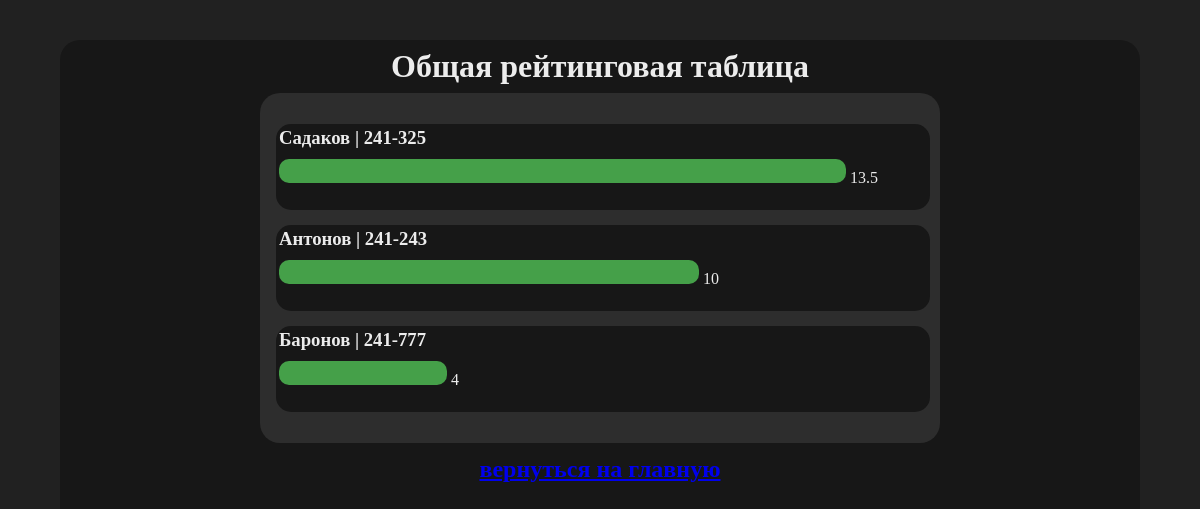
Page /global-table on the earlier database version.
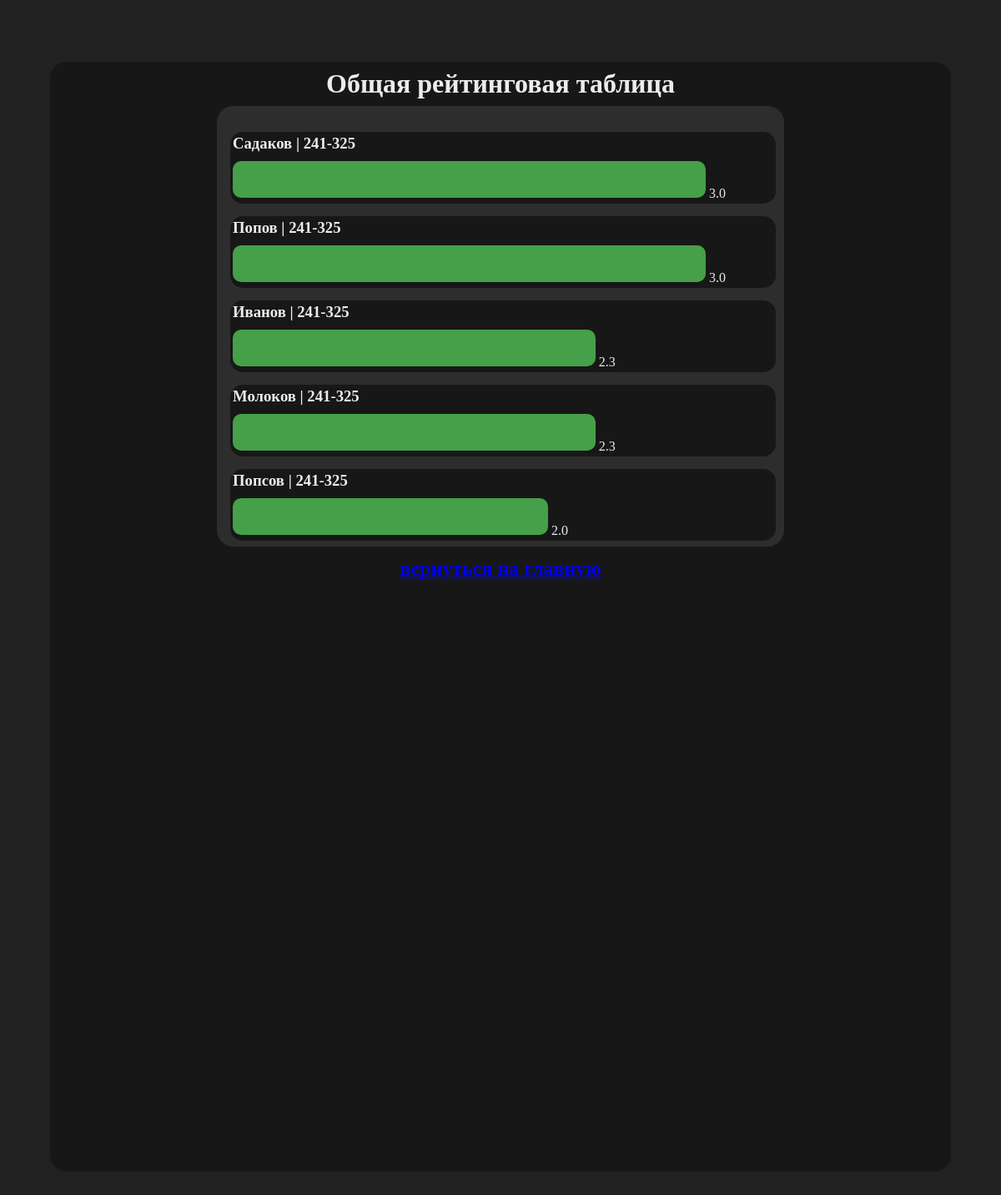
Same page on the later database version.
### tables this page shows
CREATE TABLE verifyed_users (
            id INTEGER PRIMARY KEY AUTOINCREMENT,
            login TEXT NOT NULL,
            group_num TEXT NOT NULL,
            password TEXT NOT NULL,
            lab1 FLOAT DEFAULT 0.0,
            lab2 FLOAT DEFAULT 0.0,
            lab3 FLOAT DEFAULT 0.0,
            lab4 FLOAT DEFAULT 0.0,
            rating FLOAT DEFAULT 0.0
        );

### app/routes/user_routes.py (the view)
@bp.route('/global-table', methods=["GET"])
def global_tabel():
    keys, max_rating, dataForm = get_keys_n_users_info()
    return render_template("global-table.html", dataForm=dataForm, max_rating=max_rating, username=session.get('user'))

### app/templates/global-table.html (shortened to what this page needs)
<html lang="en">
<head>
    <link rel="stylesheet" href="../src/css/profile.css">
</head>
<body>
    <div class="profile-div">
        <h1>Общая рейтинговая таблица</h1>
        <div class="container">
            <div class="rate-table">
                <ul>
                    {% for row in dataForm %}
                        <li>
                            {% if row.username == username %}
                                <h3 style="color: aquamarine; font-size: 24px;">{{ row.username }} | {{ row.group_num }}</h3>
                            {% else %}
                                <h3>{{ row.username }} | {{ row.group_num }}</h3>
                            {% endif %}
                                <div class="max-progress" data-rating="{{ row.procent }}" data-max_rating="{{ max_rating }}"></div>
                            <p>{{ row.rating }}</p>
                        </li>
                    {% endfor %}
                </ul>
            </div>
        </div>
        <h2><a href="/">вернуться на главную</a></h2>
    </div>
</body>
</html>

### app/src/css/profile.css (style rules this page uses)
body { display: flex; justify-content: center; align-items: center; }
.profile-div { width: 90vw; height: 90vh; border-radius: 20px; background-color: #171717; margin: auto auto; display: block; }
.profile-div h1 { text-align: center; margin: .5rem; }
h2 { margin: .8rem auto; text-align: center; }
.container { width: 60%; max-height: 31rem; overflow-y: auto; scrollbar-width: none; margin: auto; display: block; background-color: #2d2d2d; border-radius: 20px; padding: 1rem; }
ul { list-style-type: none; }
li { width: 100%; height: 5rem; margin: 15px auto; background-color: #171717; border-radius: 15px; padding: 3px; }
h3 { display: block; margin: 0 0 10px; width: 100%; }
p { display: inline-block; margin: 0 0 10px; vertical-align: auto; }
.max-progress { width: 0%; display: inline-block; height: 3vh; background-color: #45a049; border-radius: 10px; transition: width 2s ease-in-out; }

### app/src/css/shablon.css (style rules this page uses)
* { margin: 0; padding: 0; }
html { width: 100vw; height: 100vh; }
body { background-color: #212121; color: #ececec; font-family: "Feature Mono"; width: 100%; height: 100%; }

Differences in the rows shown:
changed verifyed_users "Садаков": rating "13.5" → "3.0"
changed verifyed_users: username "Антонов" → "Попов"; group_num "241-243" → "241-325"; rating "10" → "3.0"
changed verifyed_users: username "Баронов" → "Иванов"; group_num "241-777" → "241-325"; rating "4" → "2.3"
added verifyed_users: username "Молоков", group_num "241-325", rating "2.3"
added verifyed_users: username "Попсов", group_num "241-325", rating "2.0"
